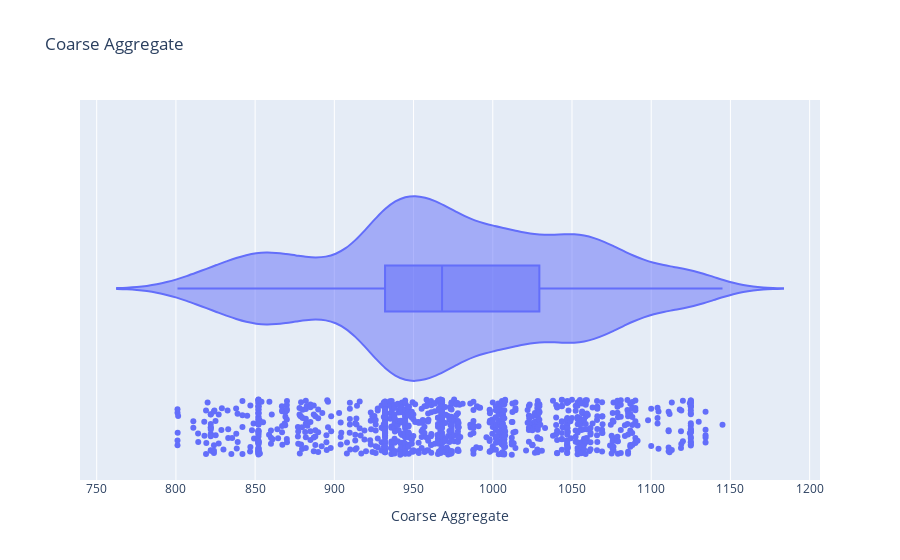

Here is the notebook cell this chart was saved with:
### Code cell
fig = px.violin(dataset, x="Coarse Aggregate",title = 'Coarse Aggregate',box=True, points='all')
fig.show()

### Figure 1 — Plotly figure (JSON) as saved in the notebook; plotly's stock layout.template omitted (floating-point values rounded to 4 significant figures; data arrays with more than 128 entries replaced by an {"elided": "..."} marker saying what was removed)
{"data": [{"alignmentgroup": "True", "box": {"visible": true}, "hovertemplate": "Coarse Aggregate=%{x}<extra></extra>", "legendgroup": "", "marker": {"color": "#636efa"}, "name": "", "offsetgroup": "", "orientation": "h", "points": "all", "scalegroup": "True", "showlegend": false, "type": "violin", "x": {"elided": "1030 float values"}, "x0": " ", "xaxis": "x", "y0": " ", "yaxis": "y"}], "layout": {"legend": {"tracegroupgap": 0}, "title": {"text": "Coarse Aggregate"}, "violinmode": "group", "xaxis": {"anchor": "y", "domain": [0, 1], "title": {"text": "Coarse Aggregate"}}, "yaxis": {"anchor": "x", "domain": [0, 1]}}}
